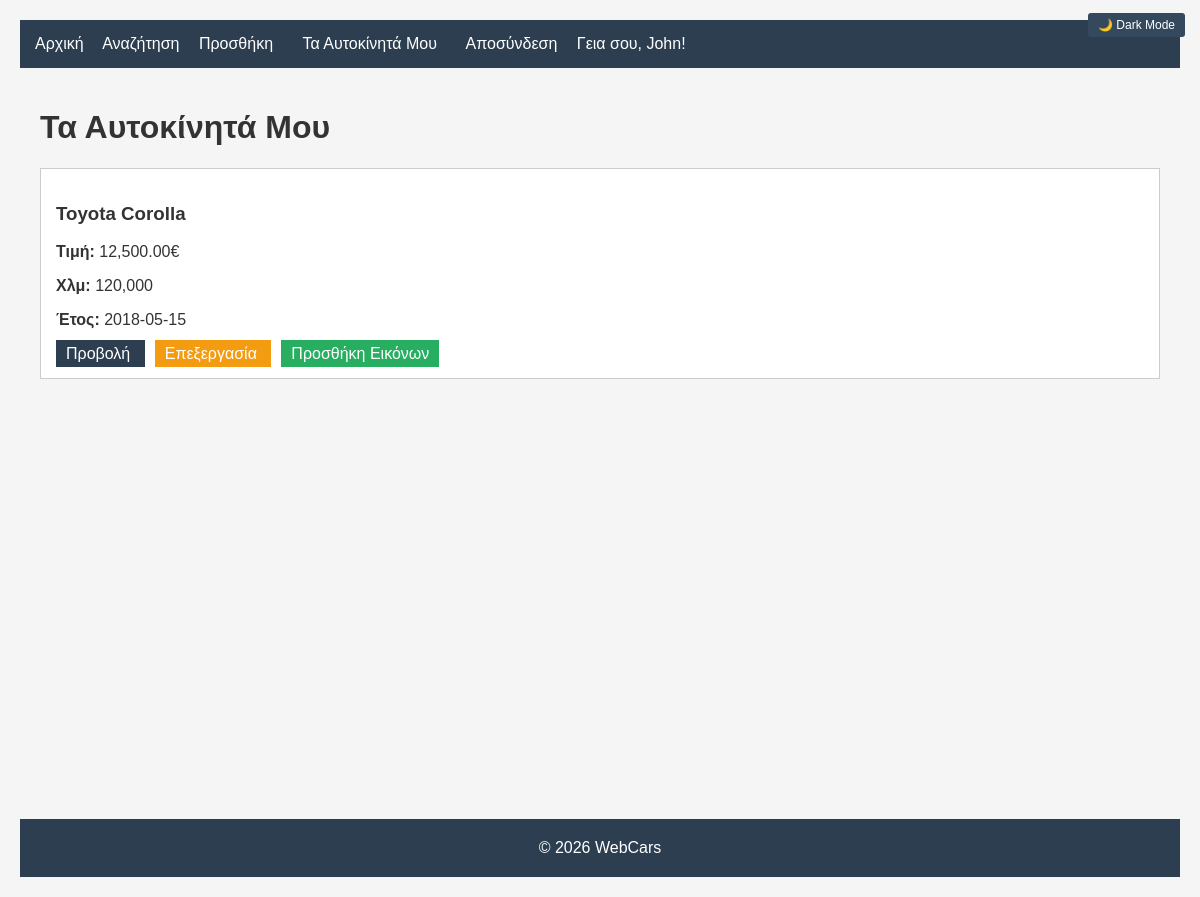
Page /public/pages/my_cars.php (signed in) on the committed database.
### tables this page shows
CREATE TABLE `cars` (
  `id` int NOT NULL AUTO_INCREMENT,
  `user_id` int NOT NULL,
  `brand` varchar(50) NOT NULL,
  `model` varchar(50) NOT NULL,
  `body_type` enum('mini','hatchback','sedan','SUV') DEFAULT NULL,
  `engine_cc` int DEFAULT NULL,
  `fuel_type` varchar(30) DEFAULT NULL,
  `kilometers` int DEFAULT NULL,
  `first_registration` date DEFAULT NULL,
  `has_turbo` tinyint(1) DEFAULT '0',
  `is_hybrid` tinyint(1) DEFAULT '0',
  `needs_repair` tinyint(1) DEFAULT '0',
  `price` decimal(10,2) NOT NULL,
  `created_at` timestamp NULL DEFAULT CURRENT_TIMESTAMP,
  PRIMARY KEY (`id`),
  UNIQUE KEY `user_id` (`user_id`)
);

### app/theme.php (called while the page is built, shortened)
<?php
$theme = isset($_COOKIE['theme']) ? $_COOKIE['theme'] : 'light';
?>

### public/pages/my_cars.php (the view, shortened to what this page needs)
<?php
require_once 'theme.php';
require_once 'config.php';
$sql = "SELECT * FROM cars WHERE user_id = ? ORDER BY id DESC";
$stmt = $pdo->prepare($sql);
$stmt->execute([$_SESSION['user_id']]);
$my_cars = $stmt->fetchAll();
?>
<!DOCTYPE html>
<html>
<head>
    <link rel="stylesheet" href="style_<?php echo $theme; ?>.css">
</head>
<body>
<div style="position: absolute; top: 15px; right: 15px;">
    <?php if($theme == 'light'): ?>
        <a href="?theme=dark" style="background: #34495e; color: white; padding: 5px 10px; border-radius: 3px; text-decoration: none; font-size: 12px;">🌙 Dark Mode</a>
    <?php else: ?>
        <a href="?theme=light" style="background: #34495e; color: white; padding: 5px 10px; border-radius: 3px; text-decoration: none; font-size: 12px;">☀️ Light Mode</a>
    <?php endif; ?>
</div>
    <nav style="background: #2c3e50; padding: 15px; margin: 0;">
        <a href="index.php" style="color: white; text-decoration: none; margin-right: 15px;">Αρχική</a>
        <a href="search.php" style="color: white; text-decoration: none; margin-right: 15px;">Αναζήτηση</a>
        <a href="add_car.php" style="color: white; text-decoration: none; margin-right: 15px;">Προσθήκη</a>
        <a href="my_cars.php" style=" color: white; padding: 5px 10px; text-decoration: none; margin-right: 15px;">Τα Αυτοκίνητά Μου</a>
        <a href="logout.php" style="color: white; text-decoration: none; margin-right: 15px;">Αποσύνδεση</a>
        <div style="color: white; margin-left: auto; display: inline;">
            Γεια σου, <?php echo htmlspecialchars($_SESSION['first_name'] ?? 'Χρήστης'); ?>!
        </div>
    </nav>
    <div class="container">
        <h1>Τα Αυτοκίνητά Μου</h1>
        <?php if(count($my_cars) > 0): ?>
            <div class="car-list">
                <?php foreach($my_cars as $car): ?>
                <div class="car-item">
                    <h3><?php echo htmlspecialchars($car['brand'] . ' ' . $car['model']); ?></h3>
                    <p><strong>Τιμή:</strong> <?php echo number_format($car['price'], 2); ?>€</p>
                    <p><strong>Χλμ:</strong> <?php echo number_format($car['kilometers']); ?></p>
                    <p><strong>Έτος:</strong> <?php echo $car['first_registration']; ?></p>
                    <div class="actions">
                        <a href="view_car.php?id=<?php echo $car['id']; ?>"
                           style="background: #2c3e50; color: white; padding: 5px 10px; text-decoration: none;">
                            Προβολή
                        </a>
                        <a href="edit_car.php?id=<?php echo $car['id']; ?>"
                           style="background: #f39c12; color: white; padding: 5px 10px; text-decoration: none;">
                            Επεξεργασία
                        </a>
                        <a href="upload_images.php?car_id=<?php echo $car['id']; ?>"
                           style="background: #27ae60; color: white; padding: 5px 10px; text-decoration: none;">
                            Προσθήκη Εικόνων
                        </a>
                    </div>
                </div>
                <?php endforeach; ?>
            </div>
        <?php endif; ?>
    </div>
      <footer style="text-align: center; padding: 20px; margin-top: 400px; background: #2c3e50; color: white;">
        © 2026 WebCars
    </footer>
</body>
</html>

### public/assets/style_light.css (style rules this page uses)
body { background-color: #f5f5f5; color: #333; font-family: Arial, sans-serif; margin: 0; padding: 20px; }
a { color: #3498db; text-decoration: none; }

### public/pages/my_cars.php (style rules this page uses)
body { font-family: Arial; margin: 0; }
.container { max-width: 1200px; margin: 0 auto; padding: 20px; }
.car-list { margin: 20px 0; }
.car-item { border: 1px solid #ccc; padding: 15px; margin: 10px 0; background: white; }
.actions a { margin-right: 10px; }

### rows in the picture
cars: brand+model "Toyota Corolla", price "12,500.00", kilometers "120,000", first_registration "2018-05-15"

### other values in the picture
$_SESSION['first_name'] "John"
